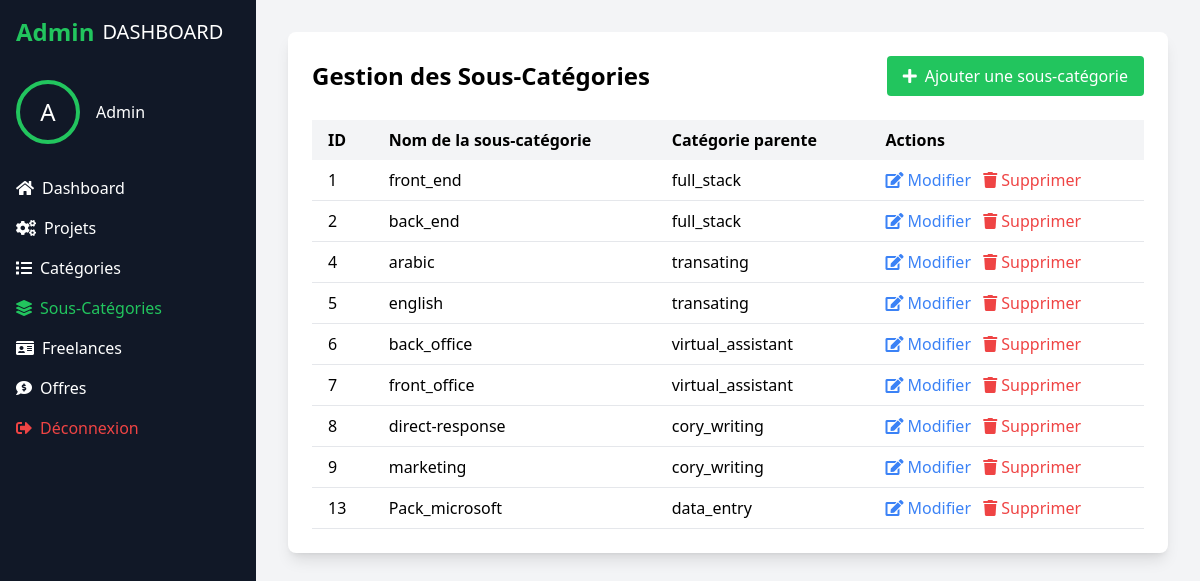
The page /admin/sous_categories.php (signed in) on the database its author committed.
### tables this page shows
CREATE TABLE `souscategorie` (
  `id_sous_categorie` int NOT NULL,
  `nom_sous_categorie` varchar(255) NOT NULL,
  `id_categorie` int DEFAULT NULL
);

CREATE TABLE `categories` (
  `id_categorie` int NOT NULL,
  `nom_categorie` varchar(255) NOT NULL
);

### admin/sous_categories.php (the view, shortened to what this page needs)
<?php
require_once '../config.php';
$stmt = $pdo->query("
    SELECT sc.*, c.nom_categorie
    FROM souscategorie sc
    LEFT JOIN categories c ON sc.id_categorie = c.id_categorie
");
$souscategories = $stmt->fetchAll(PDO::FETCH_ASSOC);
?>
<!DOCTYPE html>
<html lang="fr">
<head>
    <script src="../Config_tailwind/tailwind.js"></script>
    <link href="https://cdnjs.cloudflare.com/ajax/libs/font-awesome/5.15.3/css/all.min.css" rel="stylesheet"/>
</head>
<body class="bg-gray-100">
    <div class="flex h-screen">
            <div class="bg-gray-900 text-white w-64 p-4 flex flex-col">
            <div class="flex items-center mb-8">
            <span class="text-green-500 text-2xl font-bold">
             Admin
            </span>
            <span class="ml-2 text-xl">
            DASHBOARD
            </span>
            </div>
            <div class="flex items-center mb-8">
                <div class="w-16 h-16 rounded-full border-4 border-green-500 flex items-center justify-center">
                    <span class="text-2xl">A</span>
                </div>
                <span class="ml-4">Admin</span>
            </div>
                <ul>
                    <li class="mb-4">
                        <a href="admin_dashboard.php" class="flex items-center hover:text-gray-400 text-white">
                            <i class="fas fa-home mr-2"></i>Dashboard
                        </a>
                    </li>
                    <li class="mb-4">
                        <a href="projets.php" class="flex items-center hover:text-gray-400 text-white">
                        <i class="fas fa-cogs mr-2"></i>Projets
                        </a>
                    </li>
                    <li class="mb-4">
                        <a href="categories.php" class="flex items-center hover:text-gray-400 text-white">
                            <i class="fas fa-list mr-2"></i>Catégories
                        </a>
                    </li>
                    <li class="mb-4">
                        <a href="sous_categories.php" class="flex items-center text-green-500">
                            <i class="fas fa-layer-group mr-2"></i>Sous-Catégories
                        </a>
                    </li>
                    <li class="mb-4">
                        <a href="freelances.php" class="flex items-center hover:text-gray-400 text-white">
                        <i class="fas fa-id-card mr-2"></i>Freelances
                     </a>
                    </li>
                    <li class="mb-4">
                        <a href="offres.php" class="flex items-center hover:text-gray-400 text-white">
                        <i class="fas fa-comment-dollar mr-2"></i>Offres
                     </a>
                    </li>
                    <li class="mb-4">
                        <a href="../logout.php" class="flex items-center hover:text-white text-red-500">
                            <i class="fas fa-sign-out-alt mr-2"></i>Déconnexion
                        </a>
                    </li>
                </ul>
        </div>
        <div class="flex-1 p-8">
            <div class="bg-white rounded-lg shadow-lg p-6">
                <div class="flex justify-between items-center mb-6">
                    <h1 class="text-2xl font-bold">Gestion des Sous-Catégories</h1>
                    <button onclick="document.getElementById('addModal').classList.remove('hidden')"
                            class="bg-green-500 text-white px-4 py-2 rounded hover:bg-green-600">
                        <i class="fas fa-plus mr-2"></i>Ajouter une sous-catégorie
                    </button>
                </div>
                <div class="overflow-x-auto">
                    <table class="w-full">
                        <thead>
                            <tr class="bg-gray-100">
                                <th class="px-4 py-2 text-left">ID</th>
                                <th class="px-4 py-2 text-left">Nom de la sous-catégorie</th>
                                <th class="px-4 py-2 text-left">Catégorie parente</th>
                                <th class="px-4 py-2 text-left">Actions</th>
                            </tr>
                        </thead>
                        <tbody>
                            <?php foreach ($souscategories as $souscat): ?>
                            <tr class="border-b hover:bg-gray-50">
                                <td class="px-4 py-2"><?php echo htmlspecialchars($souscat['id_sous_categorie']); ?></td>
                                <td class="px-4 py-2"><?php echo htmlspecialchars($souscat['nom_sous_categorie']); ?></td>
                                <td class="px-4 py-2"><?php echo htmlspecialchars($souscat['nom_categorie']); ?></td>
                                <td class="px-4 py-2">
                                    <a href="modifier_sous_categorie.php?id=<?php echo $souscat['id_sous_categorie']; ?>"
                                       class="text-blue-500 hover:underline mr-2">
                                        <i class="fas fa-edit"></i> Modifier
                                    </a>
                                    <a href="supprimer_sous_categorie.php?id=<?php echo $souscat['id_sous_categorie']; ?>"
                                       onclick="return confirm('Êtes-vous sûr de vouloir supprimer cette sous-catégorie ?')"
                                       class="text-red-500 hover:underline">
                                        <i class="fas fa-trash"></i> Supprimer
                                    </a>
                                </td>
                            </tr>
                            <?php endforeach; ?>
                        </tbody>
                    </table>
                </div>
            </div>
        </div>
    </div>
</body>
</html>

### rows shown on the page
souscategorie: id_sous_categorie "1", nom_sous_categorie "front_end", id_categorie.nom_categorie "full_stack"
souscategorie: id_sous_categorie "2", nom_sous_categorie "back_end", id_categorie.nom_categorie "full_stack"
souscategorie: id_sous_categorie "4", nom_sous_categorie "arabic", id_categorie.nom_categorie "transating"
souscategorie: id_sous_categorie "5", nom_sous_categorie "english", id_categorie.nom_categorie "transating"
souscategorie: id_sous_categorie "6", nom_sous_categorie "back_office", id_categorie.nom_categorie "virtual_assistant"
souscategorie: id_sous_categorie "7", nom_sous_categorie "front_office", id_categorie.nom_categorie "virtual_assistant"
souscategorie: id_sous_categorie "8", nom_sous_categorie "direct-response", id_categorie.nom_categorie "cory_writing"
souscategorie: id_sous_categorie "9", nom_sous_categorie "marketing", id_categorie.nom_categorie "cory_writing"
souscategorie: id_sous_categorie "13", nom_sous_categorie "Pack_microsoft", id_categorie.nom_categorie "data_entry"
